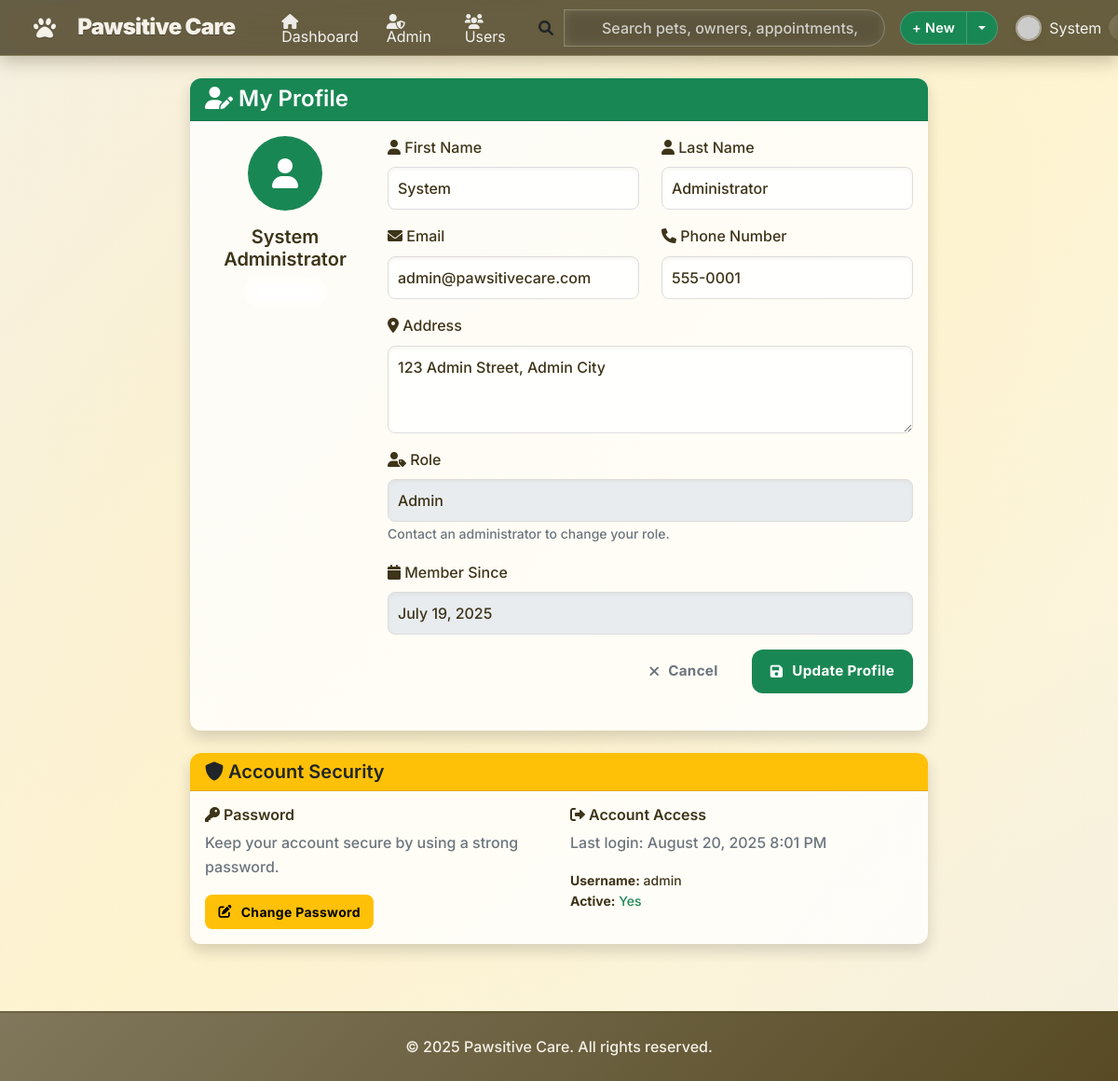
Before: /accounts/profile/ (signed in) with the older database file.
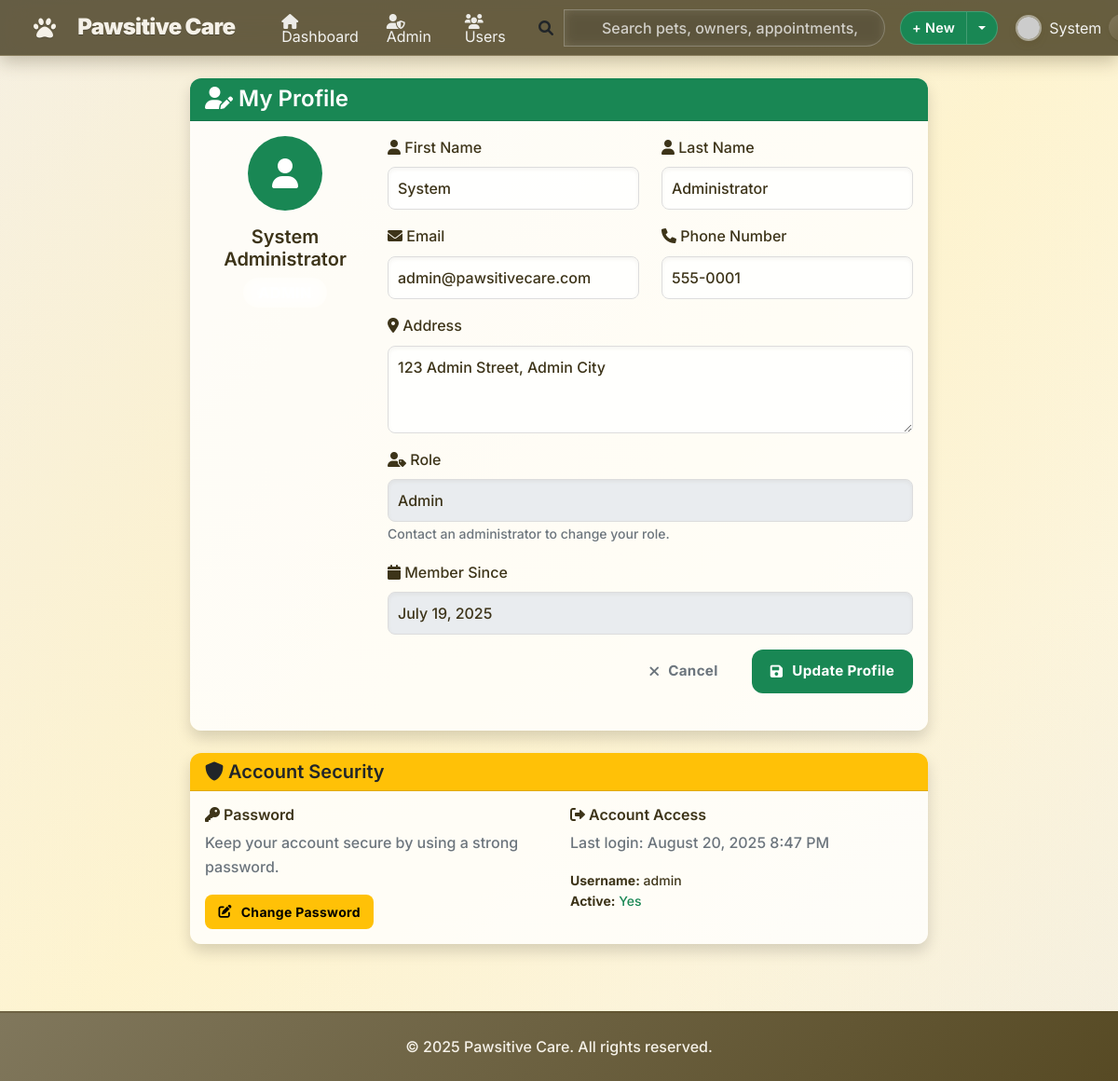
After: the same page with the newer database file.
### accounts/models.py (models this page shows, shortened)
class CustomUser(AbstractUser):
    ROLE_CHOICES = [
        ('admin', 'Admin'),
        ('vet', 'Veterinarian'),
        ('staff', 'Staff'),
        ('client', 'Client'),
    ]
    phone = models.CharField(max_length=20, blank=False)
    address = models.TextField(blank=False)
    role = models.CharField(max_length=10, choices=ROLE_CHOICES, default='client')
    def is_admin(self):
        return self.role == 'admin'

### accounts/views.py (the view)
# urls.py: path('profile/', profile_view, name='profile'),
@login_required
def profile_view(request):
    if request.method == 'POST':
        form = ProfileUpdateForm(request.POST, instance=request.user)
        if form.is_valid():
            form.save()
            messages.success(request, 'Profile updated successfully!')
            return redirect('accounts:profile')
    else:
        form = ProfileUpdateForm(instance=request.user)
    return render(request, 'accounts/profile.html', {'form': form})

### accounts/forms.py
class ProfileUpdateForm(forms.ModelForm):
    class Meta:
        model = User
        fields = ['email', 'first_name', 'last_name', 'phone', 'address']
        widgets = {
            'email': forms.EmailInput(attrs={'class': 'form-control'}),
            'first_name': forms.TextInput(attrs={'class': 'form-control'}),
            'last_name': forms.TextInput(attrs={'class': 'form-control'}),
            'phone': forms.TextInput(attrs={'class': 'form-control'}),
            'address': forms.Textarea(attrs={'rows': 3, 'class': 'form-control'}),
        }

### petmedia/context_processors.py (called while the page is built)
def recent_blog_posts(request):
    try:
        recent_posts = repo_manager.posts.get_recent_posts(limit=3)
        return {'recent_blog_posts': recent_posts}
    except Exception:
        return {'recent_blog_posts': []}

def blog_stats(request):
    try:
        if request.user.is_authenticated:
            user_posts_count = repo_manager.posts.get_by_author(request.user).count()
            return {'user_blog_posts_count': user_posts_count}
        return {'user_blog_posts_count': 0}
    except Exception:
        return {'user_blog_posts_count': 0}

### accounts/templates/accounts/profile.html (shortened to what the changed rows need)
{% extends 'accounts/base.html' %}
{% block content %}
<div class="row justify-content-center">
  <div class="col-md-8">
    <div class="card shadow">
      <div class="card-body">
        <div class="row mb-4">
          <div class="col-md-3 text-center">
            <div class="bg-success rounded-circle d-flex align-items-center justify-content-center mx-auto mb-3" style="width: 80px; height: 80px;">
              <i class="fas fa-user fa-2x text-white"></i>
            </div>
            <h5>
              {{ user.get_full_name|default:user.username }}
            </h5>
            <span class="badge bg-{{ user.role|default:'secondary' }} fs-6">
            </span>
          </div>
          <div class="col-md-9">
            <form method="post">
              <div class="row">
                <div class="col-md-6 mb-3">
                  <label for="{{ form.first_name.id_for_label }}" class="form-label">
                    <i class="fas fa-user"></i> First Name
                  </label>
                  {{ form.first_name.as_widget }}
                </div>
                <div class="col-md-6 mb-3">
                  <label for="{{ form.last_name.id_for_label }}" class="form-label">
                    <i class="fas fa-user"></i> Last Name
                  </label>
                  {{ form.last_name.as_widget }}
                </div>
              </div>
              <div class="row">
                <div class="col-md-6 mb-3">
                  <label for="{{ form.email.id_for_label }}" class="form-label">
                    <i class="fas fa-envelope"></i> Email
                  </label>
                  {{ form.email.as_widget }}
                </div>
                <div class="col-md-6 mb-3">
                  <label for="{{ form.phone.id_for_label }}" class="form-label">
                    <i class="fas fa-phone"></i> Phone Number
                  </label>
                  {{ form.phone.as_widget }}
                </div>
              </div>
              <div class="mb-3">
                <label for="{{ form.address.id_for_label }}" class="form-label">
                  <i class="fas fa-map-marker-alt"></i> Address
                </label>
                {{ form.address.as_widget }}
              </div>
              <div class="mb-3">
                <label class="form-label">
                  <i class="fas fa-user-tag"></i> Role
                </label>
                <input type="text" class="form-control" value="{{ user.get_role_display }}" readonly>
                <small class="text-muted">Contact an administrator to change your role.</small>
              </div>
              <div class="mb-3">
                <label class="form-label">
                  <i class="fas fa-calendar"></i> Member Since
                </label>
                <input type="text" class="form-control" value="{{ user.date_joined|date:'F d, Y' }}" readonly>
              </div>
            </form>
          </div>
        </div>
      </div>
    </div>
    <div class="card mt-4 shadow">
      <div class="card-body">
        <div class="row">
          <div class="col-md-6">
            <h6><i class="fas fa-sign-out-alt"></i> Account Access</h6>
            <p class="text-muted">Last login:
              {{ user.last_login|date:'F d, Y g:i A'|default:'Never' }}
            </p>
            <div class="small">
              <strong>Username:</strong>
              {{ user.username }}<br>
              <strong>Active:</strong>
              {% if user.is_active %}
              <span class="text-success">Yes</span>
              {% else %}
              <span class="text-danger">No</span>
              {% endif %}
            </div>
          </div>
        </div>
      </div>
    </div>
  </div>
</div>
{% endblock %}

### accounts/templates/accounts/base.html (shortened to what this page needs)
<!DOCTYPE html>
<html lang="en">
<head>
  <link href="https://cdn.jsdelivr.net/npm/bootstrap@5.1.3/dist/css/bootstrap.min.css" rel="stylesheet">
  <link href="https://cdnjs.cloudflare.com/ajax/libs/font-awesome/6.0.0/css/all.min.css" rel="stylesheet">
  {% load static %}
  <link rel="stylesheet" href="{% static 'style.css' %}?v=4">
</head>
<body>
  <nav class="navbar navbar-expand-lg navbar-dark app-navbar">
    <div class="container nav-inner">
      <a class="navbar-brand d-flex align-items-center" href="{% url 'accounts:client_dashboard' %}">
        <i class="fas fa-paw me-2"></i><span>Pawsitive Care</span>
      </a>
      <div class="collapse navbar-collapse" id="navbarNav">
        <ul class="navbar-nav me-2">
          {% if user.is_authenticated %}
          <li class="nav-item">
            <a class="nav-link {% if request.resolver_match.url_name == 'client_dashboard' %}active{% endif %}" href="{% url 'accounts:client_dashboard' %}">
              <i class="fas fa-home me-1"></i> Dashboard
            </a>
          </li>
          {% if user.is_admin %}
          <li class="nav-item">
            <a class="nav-link {% if request.resolver_match.url_name == 'admin_dashboard' %}active{% endif %}" href="{% url 'accounts:admin_dashboard' %}">
              <i class="fas fa-user-shield me-1"></i> Admin
            </a>
          </li>
          <li class="nav-item">
            <a class="nav-link {% if request.resolver_match.url_name == 'user_management' %}active{% endif %}" href="{% url 'accounts:user_management' %}">
              <i class="fas fa-users me-1"></i> Users
            </a>
          </li>
          {% elif user.is_vet %}
          <li class="nav-item">
            <a class="nav-link {% if request.resolver_match.url_name == 'vet_dashboard' %}active{% endif %}" href="{% url 'accounts:vet_dashboard' %}">
              <i class="fas fa-stethoscope me-1"></i> Vet Panel
            </a>
          </li>
          {% elif user.is_staff_member %}
          <li class="nav-item">
            <a class="nav-link {% if request.resolver_match.url_name == 'staff_dashboard' %}active{% endif %}" href="{% url 'accounts:staff_dashboard' %}">
              <i class="fas fa-user-tie me-1"></i> Staff Panel
            </a>
          </li>
          {% endif %}
          {% endif %}
        </ul>
        <form class="d-none d-lg-flex nav-search ms-auto me-3" role="search" action="#" method="get">
          <div class="input-group">
            <span class="input-group-text bg-transparent border-0 ps-0">
              <i class="fa-solid fa-magnifying-glass"></i>
            </span>
            <input class="form-control" type="search" placeholder="Search pets, owners, appointments, invoices…" aria-label="Search">
          </div>
        </form>
        <div class="d-flex align-items-center gap-2">
          {% if user.is_authenticated %}
          <div class="btn-group">
            <button class="btn btn-success btn-sm" type="button">+ New</button>
            <button class="btn btn-success btn-sm dropdown-toggle dropdown-toggle-split" type="button" data-bs-toggle="dropdown" aria-expanded="false" aria-label="Toggle quick create"></button>
          </div>
          <div class="dropdown">
            <a class="nav-link dropdown-toggle d-flex align-items-center" href="#" id="navbarDropdown" role="button" data-bs-toggle="dropdown" aria-expanded="false">
              <img class="avatar me-2" src="https://api.dicebear.com/7.x/identicon/svg?seed={{ user.username }}" alt="Avatar">
              <span class="me-2">
                {{ user.first_name|default:user.username }}</span>
              <span class="badge badge-secondary role-badge">
                {{ user.get_role_display }}</span>
            </a>
          </div>
          {% endif %}
        </div>
      </div>
    </div>
  </nav>
  <main class="page-main my-4">
    {% block content %}{% endblock %}
  </main>
  <footer class="mt-5 py-4">
    <div class="container text-center">
      <p class="mb-0">&copy; {% now "Y" %} Pawsitive Care. All rights reserved.</p>
    </div>
  </footer>
</body>
</html>

Changed rows visible on the page:
changed CustomUser "System Administrator": last_login "August 20, 2025 8:01 PM" → "August 20, 2025 8:47 PM"
